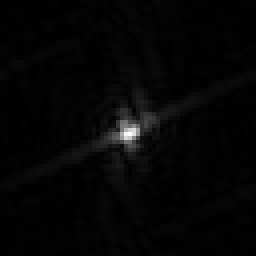
#> input picture Transformer/2d_df_5domains.tif, 64 x 64 px, found by its file name (shown 4 times larger)
$ python dp_to_tokens.py
#> lines starting #> are read from the running program, lines starting #| are printed output that depends on the picture; after the words box and inside, x2 and y2 are one past the last pixel; in counts of white or black regions, pixels touching at a corner belong together
"""import numpy as np
import matplotlib.pyplot as plt
from PIL import Image
from skimage.feature import peak_local_max
from skimage import exposure

# Load image and convert to grayscale
def load_image(image_path):
    with Image.open(image_path) as img:
        img = img.convert('L')  # Convert to grayscale
    return np.array(img)


# Detect peaks in a specific central region
def detect_peaks(image_array, num_peaks, region_size=20, visualize=True):
    # Apply adaptive histogram equalization for contrast enhancement
    image_eq = np.array(image_array)

    # Define the central region
    center_x, center_y = image_eq.shape[0] // 2, image_eq.shape[1] // 2
    central_region = image_eq[center_x - region_size:center_x + region_size,
                              center_y - region_size:center_y + region_size]

    # Detect peaks
    coordinates = peak_local_max(central_region, num_peaks=num_peaks, min_distance=5, threshold_rel=0.5)

    # Adjust coordinates relative to the full image
    coordinates[:, 0] += center_x - region_size
    coordinates[:, 1] += center_y - region_size

    if visualize:
        # Plot the image and peaks
        fig, ax = plt.subplots()
        ax.imshow(image_array, cmap='gray')
        ax.scatter(coordinates[:, 1], coordinates[:, 0], s=10, color='red', label='Detected Peaks')
        ax.legend()
        plt.title('Diffraction Pattern with Highlighted Peaks')
        plt.show()

    return coordinates

# Main execution
image_path = '2d_df_10domains.tif'
image = load_image(image_path)
num_peaks = 1
coordinates = detect_peaks(image, num_peaks)

plt.imshow(image)
plt.colorbar()
plt.show()"""

from PIL import Image
import numpy as np
import matplotlib.pyplot as plt
from skimage.feature import peak_local_max
from skimage import exposure

def load_image(image_path):
    # Load the image and convert to grayscale
    with Image.open(image_path) as img:
#> img is the input picture: PIL image 64x64 F; min 0.000122, max 1, mean 0.0223
        img = img.convert('L')
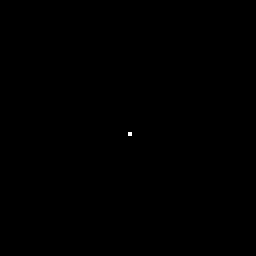
#> img: PIL image 64x64 L (shown 4 times larger); values 0 (black) and 1 (white), 0.02% white in thin lines or dots, all inside (x1, y1, x2, y2) = (32, 33, 33, 34)
    return np.array(img)

def enhance_image(image_array):
    # Apply adaptive histogram equalization to enhance contrast
    return exposure.equalize_adapthist(image_array)

def detect_peaks(image_eq, num_peaks=10, min_distance=5, threshold_rel=0.15):
    # Detect peaks in the image
    coordinates = peak_local_max(image_eq, num_peaks=num_peaks, min_distance=min_distance, threshold_rel=threshold_rel)
    return coordinates

def plot_peaks(image_eq, coordinates):
    # Plot the image with detected peaks highlighted
    plt.figure(figsize=(10, 10))
    plt.imshow(image_eq, cmap='gray')
    plt.scatter(coordinates[:, 1], coordinates[:, 0], s=100, color='red', edgecolor='r', label='Detected Peaks')
    plt.title('Diffraction Pattern with Highlighted Peaks')
    plt.axis('off')  # Hide axes
    plt.colorbar()
    plt.show()

# Main execution block
image_path = r'C:\Users\Ian\Documents\LJL\Machine Learning\ml\Transformer\2d_df_5domains.tif'
 # Adjust this to the correct path where you saved the file
image_array = load_image(image_path)
image_eq = enhance_image(image_array)
num_peaks = int(input("Enter the desired number of peaks to detect: "))  # Allow user to input the number of peaks to detect
#> the answer given: 3
coordinates = detect_peaks(image_eq, num_peaks=num_peaks)
#> in detect_peaks, `coordinates = peak_local_max(image_eq, num_peaks=num_peaks, min_distan..`: coordinates = [[33, 32]]
#> coordinates = [[33, 32]]
plot_peaks(image_array, coordinates)
#> in plot_peaks, `plt.show()`:
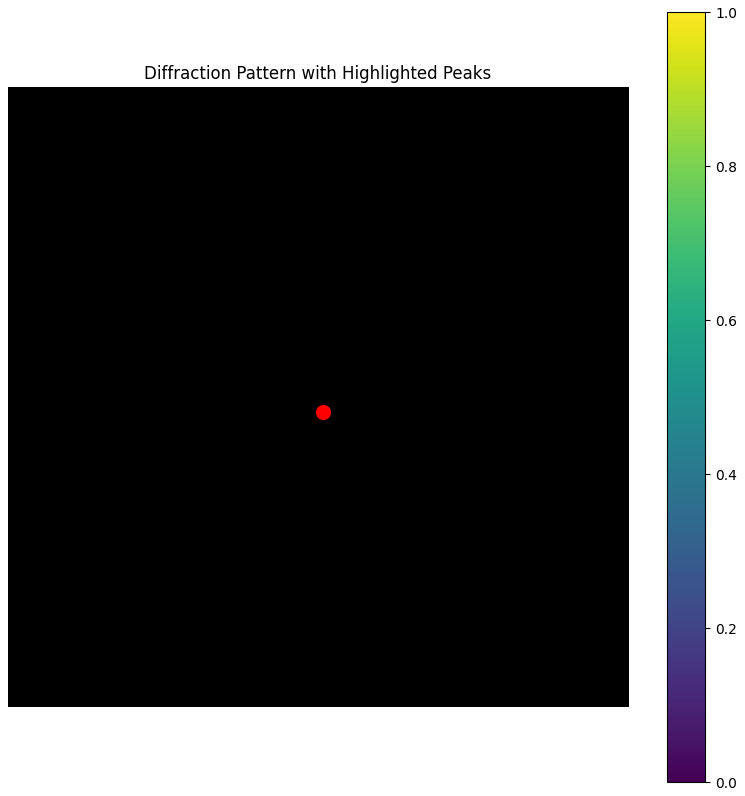
#> figure drawn by matplotlib, 2 panels

#watershed imageJ
